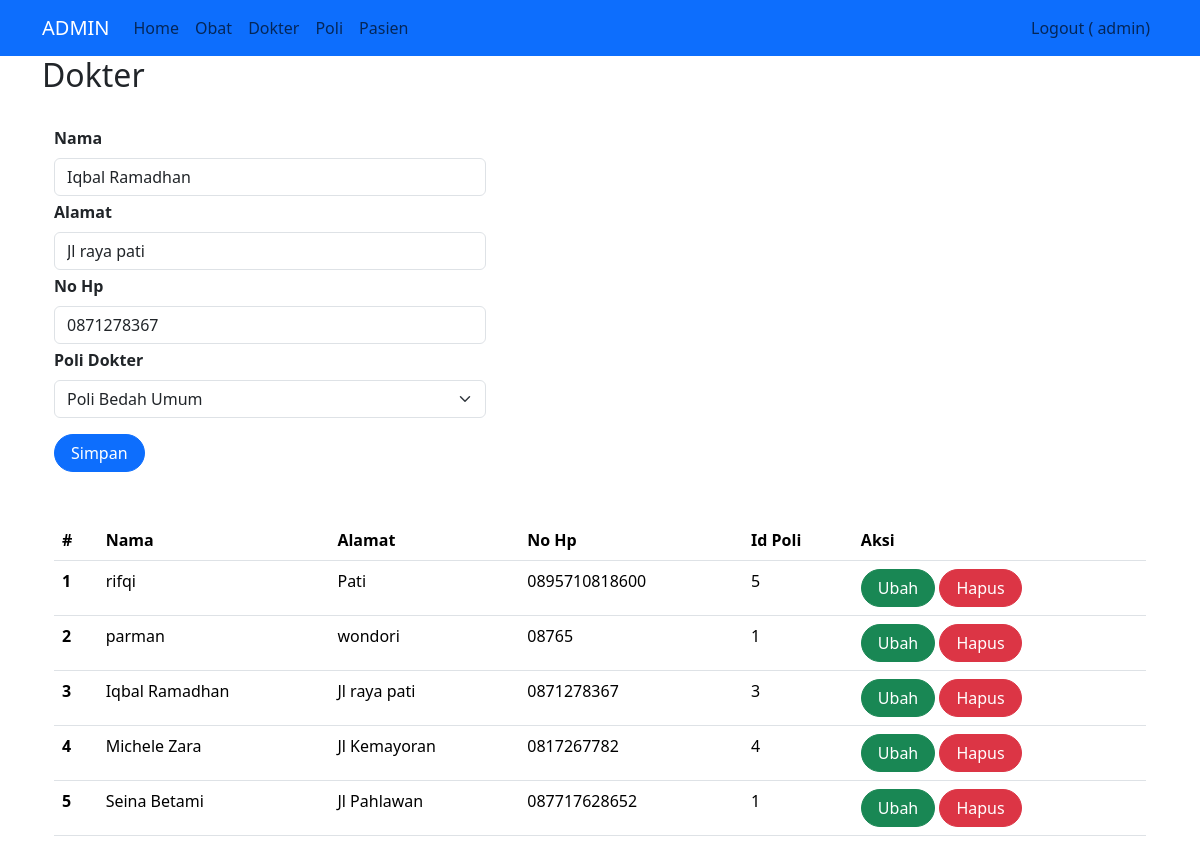
The app's page /index2.php?page=dokter&id=13 (signed in) with its own data.
### tables this page shows
CREATE TABLE `dokter` (
  `id` int(11) NOT NULL,
  `nama` varchar(255) NOT NULL,
  `alamat` varchar(255) NOT NULL,
  `no_hp` varchar(50) NOT NULL,
  `id_poli` int(11) NOT NULL
);

### dokter.php (the view, shortened to what this page needs)
<h2>Dokter</h2>
<br>
<div class="container">
    <form class="form row" method="POST" style="width: 30rem;" action="" name="myForm" onsubmit="return(validate());">
        <?php
        $nama = '';
        $alamat = '';
        $no_hp = '';
        $id_poli = '';
        if (isset($_GET['id'])) {
            $ambil = mysqli_query($mysqli, "SELECT * FROM dokter
                    WHERE id='" . $_GET['id'] . "'");
            while ($row = mysqli_fetch_array($ambil)) {
                $nama = $row['nama'];
                $alamat = $row['alamat'];
                $no_hp = $row['no_hp'];
                $id_poli = $row['id_poli'];
            }
        ?>
        <?php
        }
        ?>
        <div class="row">
            <label for="inputNama" class="form-label fw-bold">
                Nama
            </label>
            <div>
                <input type="text" class="form-control" name="nama" id="inputNama" placeholder="Nama" value="<?php echo $nama ?>">
            </div>
        </div>
        <div class="row mt-1">
            <label for="inputAlamat" class="form-label fw-bold">
                Alamat
            </label>
            <div>
                <input type="text" class="form-control" name="alamat" id="inputAlamat" placeholder="Alamat" value="<?php echo $alamat ?>">
            </div>
        </div>
        <div class="row mt-1">
            <label for="inputNohp" class="form-label fw-bold">
                No Hp
            </label>
            <div>
                <input type="text" class="form-control" name="no_hp" id="inputNohp" placeholder="No Hp" value="<?php echo $no_hp ?>">
            </div>
        </div>
        <div class="row mt-1">
            <label for="id_poli" class="form-label fw-bold">
                Poli Dokter
            </label>
            <div>
                <select class="form-select" aria-label="id_poli" name="id_poli" >
                    <?php
                        $result = mysqli_query($mysqli, "SELECT * FROM poli");
                        while ($data = mysqli_fetch_assoc($result)) {
                            $selected = ($data['id'] == $id_poli) ? 'selected' : '';
                            echo "<option $selected value='" . $data['id'] . "'>". $data['nama_poli'] . "</option>";
                        }
                    ?>
                </select>
            </div>
        </div>
        <div class="row mt-3">
            <div class=col>
                <button type="submit" class="btn btn-primary rounded-pill px-3 mt-auto" name="simpan">Simpan</button>
            </div>
        </div>
    </form>
    <br>
    <br>
    <table class="table table-hover">
        <thead>
            <tr>
                <th scope="col">#</th>
                <th scope="col">Nama</th>
                <th scope="col">Alamat</th>
                <th scope="col">No Hp</th>
                <th scope="col">Id Poli</th>
                <th scope="col">Aksi</th>
            </tr>
        </thead>
        <tbody>
            <?php
            $result = mysqli_query($mysqli, "SELECT * FROM dokter");
            $no = 1;
            while ($data = mysqli_fetch_array($result)) {
            ?>
                <tr>
                    <th scope="row"><?php echo $no++ ?></th>
                    <td><?php echo $data['nama'] ?></td>
                    <td><?php echo $data['alamat'] ?></td>
                    <td><?php echo $data['no_hp'] ?></td>
                    <td><?php echo $data['id_poli'] ?></td>
                    <td>
                        <a class="btn btn-success rounded-pill px-3" href="index2.php?page=dokter&id=<?php echo $data['id'] ?>">Ubah</a>
                        <a class="btn btn-danger rounded-pill px-3" href="index2.php?page=dokter&id=<?php echo $data['id'] ?>&aksi=hapus">Hapus</a>
                    </td>
                </tr>
            <?php
            }
            ?>
        </tbody>
    </table>

### css/style.css (style rules this page uses)
div { display: block; }

### records on screen
dokter: nama "Iqbal Ramadhan", alamat "Jl raya pati", no_hp "0871278367", id_poli "3"
dokter: nama "rifqi", alamat "Pati", no_hp "0895710818600", id_poli "5"
dokter: nama "parman", alamat "wondori", no_hp "08765", id_poli "1"
dokter: nama "Michele Zara", alamat "Jl Kemayoran", no_hp "0817267782", id_poli "4"
dokter: nama "Seina Betami", alamat "Jl Pahlawan", no_hp "087717628652", id_poli "1"

### other values on screen
$_SESSION['username'] "admin"
form field id_poli "Poli Bedah Umum"
